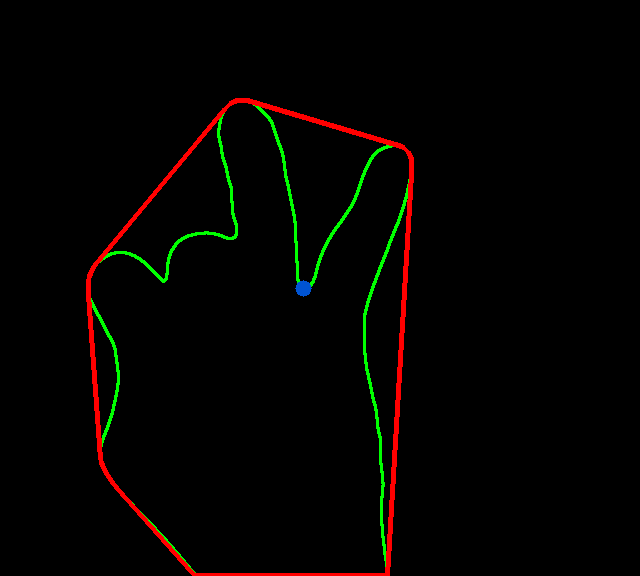
#> input picture database/107_2.png, 640 x 576 px, given in place of the camera
$ python capture.py
#> lines starting #> are read from the running program, lines starting #| are printed output that depends on the picture; after the words box and inside, x2 and y2 are one past the last pixel; in counts of white or black regions, pixels touching at a corner belong together
import cv2
import numpy as np
import copy
import math
#from appscript import app


# parameters
cap_region_x_begin=0.5  # start point/total width
cap_region_y_end=0.8  # start point/total width
threshold = 60  #  BINARY threshold
blurValue = 41  # GaussianBlur parameter
bgSubThreshold = 50
learningRate = 0

# variables
isBgCaptured = 0   # bool, whether the background captured
triggerSwitch = False  # if true, keyborad simulator works

dataset_size = 0

def printThreshold(thr):
    print("! Changed threshold to "+str(thr))


def removeBG(frame):
    fgmask = bgModel.apply(frame,learningRate=learningRate)
    # kernel = cv2.getStructuringElement(cv2.MORPH_ELLIPSE, (3, 3))
    # res = cv2.morphologyEx(fgmask, cv2.MORPH_OPEN, kernel)

    kernel = np.ones((3, 3), np.uint8)
    fgmask = cv2.erode(fgmask, kernel, iterations=1)
    res = cv2.bitwise_and(frame, frame, mask=fgmask)
    return res


def calculateFingers(res,drawing):  # -> finished bool, cnt: finger count
    #  convexity defect
    hull = cv2.convexHull(res, returnPoints=False)
    if len(hull) > 3:
        defects = cv2.convexityDefects(res, hull)
        if type(defects) != type(None):  # avoid crashing.   (BUG not found)

            cnt = 0
            for i in range(defects.shape[0]):  # calculate the angle
                s, e, f, d = defects[i][0]
                start = tuple(res[s][0])
                end = tuple(res[e][0])
                far = tuple(res[f][0])
                a = math.sqrt((end[0] - start[0]) ** 2 + (end[1] - start[1]) ** 2)
                b = math.sqrt((far[0] - start[0]) ** 2 + (far[1] - start[1]) ** 2)
                c = math.sqrt((end[0] - far[0]) ** 2 + (end[1] - far[1]) ** 2)
                angle = math.acos((b ** 2 + c ** 2 - a ** 2) / (2 * b * c))  # cosine theorem
                if angle <= math.pi / 2:  # angle less than 90 degree, treat as fingers
                    cnt += 1
                    cv2.circle(drawing, far, 8, [211, 84, 0], -1)
            return True, cnt
    return False, 0

def storedata(drawing, cnt, size):

    cv2.imwrite('./database/'+ str(size) + '_' + str(cnt+1) + '.png' ,drawing)


# Camera
camera = cv2.VideoCapture(0)
camera.set(10,200)
cv2.namedWindow('trackbar')
cv2.createTrackbar('trh1', 'trackbar', threshold, 100, printThreshold)


while camera.isOpened():
    ret, frame = camera.read()
#> frame is the input picture: shape (576, 640, 3); mean B, G, R 0.1, 2.9, 4.3
    threshold = cv2.getTrackbarPos('trh1', 'trackbar')
    frame = cv2.bilateralFilter(frame, 5, 50, 100)  # smoothing filter
    frame = cv2.flip(frame, 1)  # flip the frame horizontally
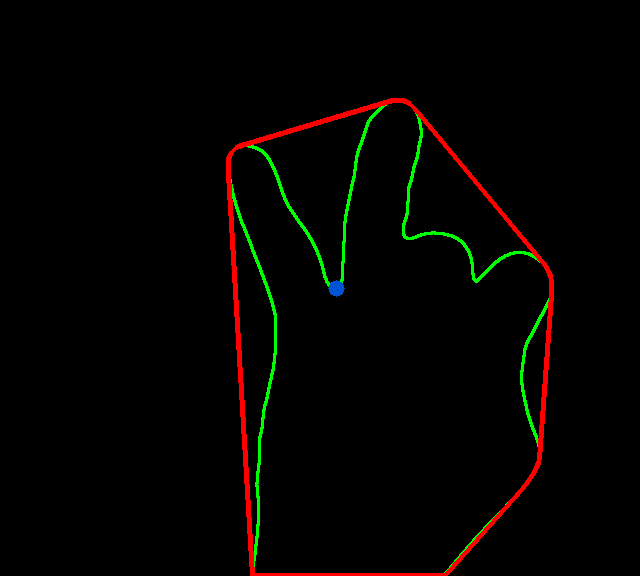
#> frame: shape (576, 640, 3); mean B, G, R 0.1, 2.9, 4.3
    cv2.rectangle(frame, (int(cap_region_x_begin * frame.shape[1]), 0),
                 (frame.shape[1], int(cap_region_y_end * frame.shape[0])), (255, 0, 0), 2)
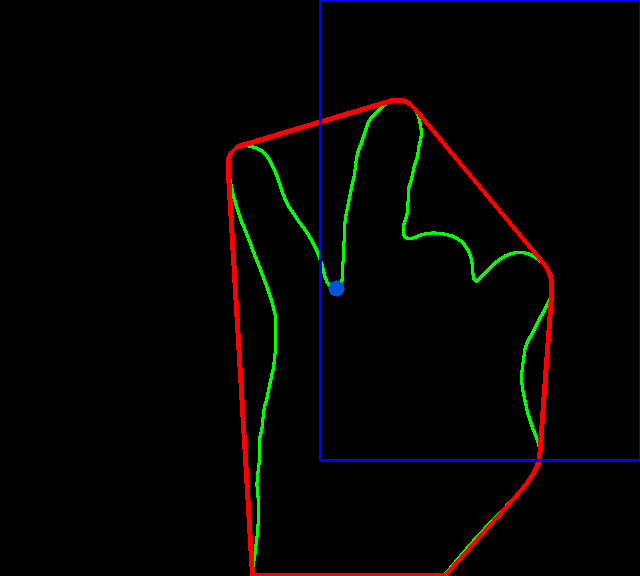
#> frame: shape (576, 640, 3); 0.93% of pixels changed, all inside (x1, y1, x2, y2) = (319, 0, 640, 462)
    cv2.imshow('original', frame)

    #  Main operation
    if isBgCaptured == 1:  # this part wont run until background captured
        img = removeBG(frame)
        img = img[0:int(cap_region_y_end * frame.shape[0]),
                    int(cap_region_x_begin * frame.shape[1]):frame.shape[1]]  # clip the ROI
        cv2.imshow('mask', img)

        # convert the image into binary image
        gray = cv2.cvtColor(img, cv2.COLOR_BGR2GRAY)
        blur = cv2.GaussianBlur(gray, (blurValue, blurValue), 0)
        cv2.imshow('blur', blur)
        ret, thresh = cv2.threshold(blur, threshold, 255, cv2.THRESH_BINARY)
        cv2.imshow('ori', thresh)


        # get the coutours
        thresh1 = copy.deepcopy(thresh)
        contours, hierarchy = cv2.findContours(thresh1, cv2.RETR_TREE, cv2.CHAIN_APPROX_SIMPLE)
        length = len(contours)
        maxArea = -1
        if length > 0:
            for i in range(length):  # find the biggest contour (according to area)
                temp = contours[i]
                area = cv2.contourArea(temp)
                if area > maxArea:
                    maxArea = area
                    ci = i

            res = contours[ci]
            hull = cv2.convexHull(res)
            drawing = np.zeros(img.shape, np.uint8)
            cv2.drawContours(drawing, [res], 0, (0, 255, 0), 2)
            cv2.drawContours(drawing, [hull], 0, (0, 0, 255), 3)

            isFinishCal,cnt = calculateFingers(res,drawing)
            if triggerSwitch is True:
                if isFinishCal is True:
                    storedata(drawing, cnt, dataset_size)
                    dataset_size = dataset_size + 1
                    #app('System Events').keystroke(' ')  # simulate pressing blank space


        cv2.imshow('output', drawing)

    # Keyboard OP
    k = cv2.waitKey(10)
#> (key Esc is pressed here)
    if k == 27:  # press ESC to exit
        camera.release()
        cv2.destroyAllWindows()
        break
    elif k == ord('b'):  # press 'b' to capture the background
        bgModel = cv2.createBackgroundSubtractorMOG2(0, bgSubThreshold)
        isBgCaptured = 1
        print( '!!!Background Captured!!!')
    elif k == ord('r'):  # press 'r' to reset the background
        bgModel = None
        triggerSwitch = False
        isBgCaptured = 0
        print ('!!!Reset BackGround!!!')
    elif k == ord('n'):
        triggerSwitch = True
        print ('!!!Trigger On!!!')

$ run again, on database/114_1.png
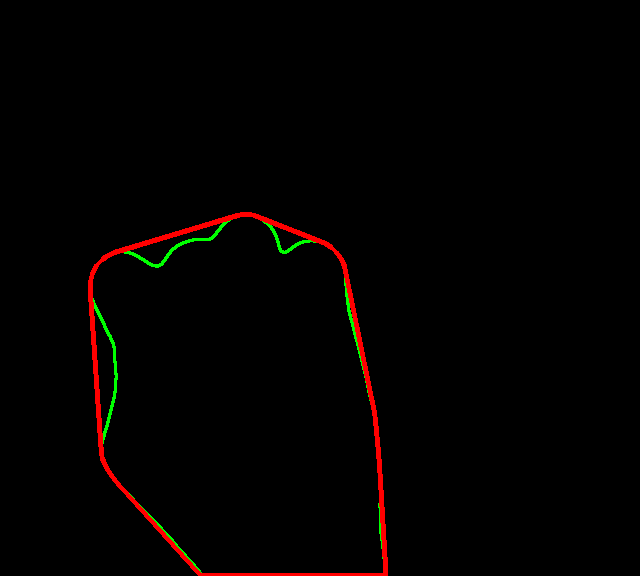
#> input picture database/114_1.png, 640 x 576 px, given in place of the camera
#> frame is the input picture: shape (576, 640, 3); mean B, G, R 0, 1.1, 3.5
#> `frame = cv2.flip(frame, 1)`:
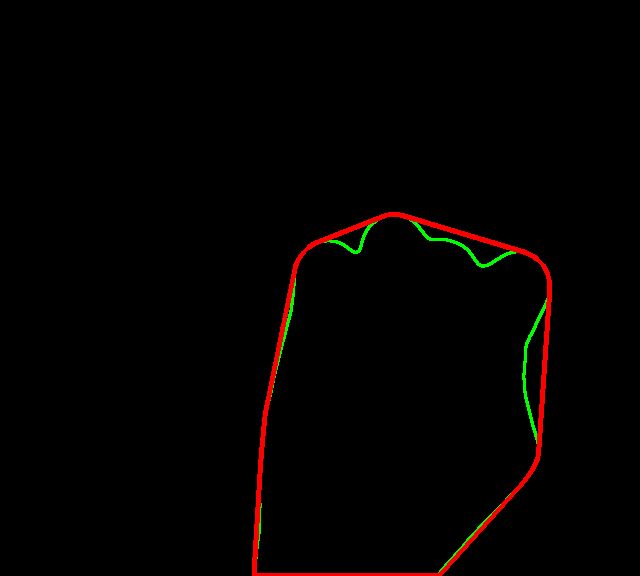
#> frame: shape (576, 640, 3); mean B, G, R 0, 1.1, 3.5
#> `cv2.rectangle(frame, (int(cap_region_x_begin * frame.shape[1]), 0), (f..`:
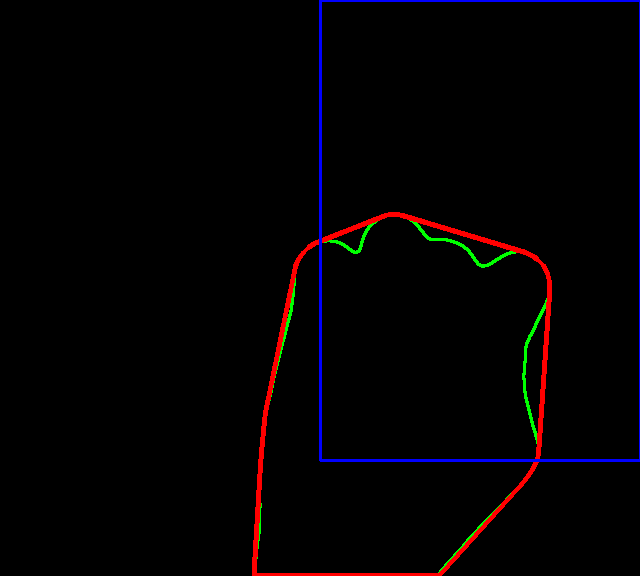
#> frame: shape (576, 640, 3); 0.93% of pixels changed, all inside (x1, y1, x2, y2) = (319, 0, 640, 462)
